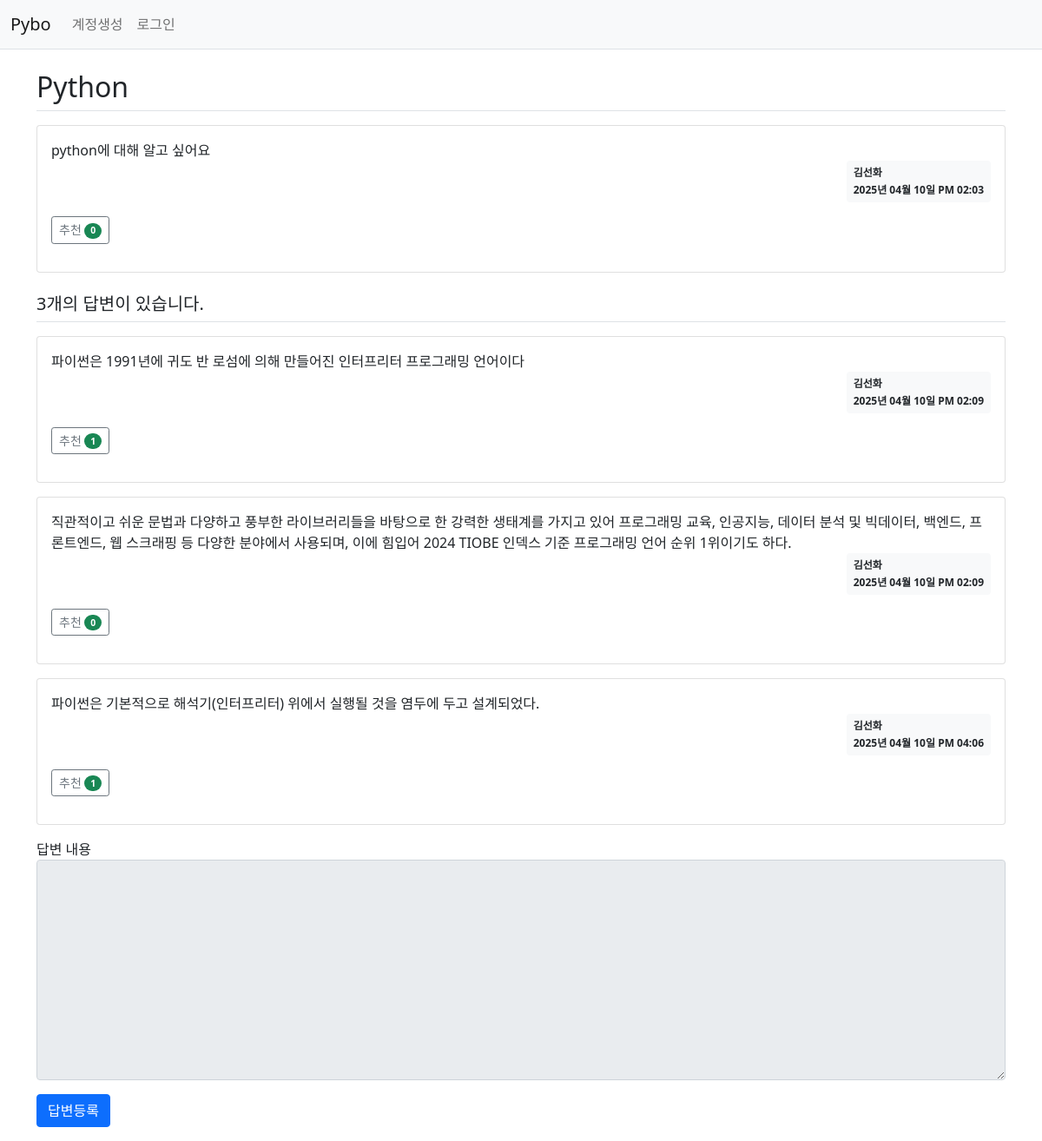
Screenshot of /question/detail/2/ with the database file from the repository.
### pybo/models.py (models this page shows)
class Question(db.Model):
    id = db.Column(db.Integer, primary_key=True)
    subject = db.Column(db.String(200), nullable=False)
    content = db.Column(db.Text(), nullable=False)
    create_date = db.Column(db.DateTime(), nullable=False)
    user_id = db.Column(db.Integer, db.ForeignKey('user.id', ondelete='CASCADE'), nullable=False)
    user = db.relationship('User', backref=db.backref('question_set'))
    modify_date = db.Column(db.DateTime(), nullable=True)
    voter = db.relationship('User', secondary=question_voter, backref=db.backref('question_voter_set'))

class User(db.Model):
    id = db.Column(db.Integer, primary_key=True)
    username = db.Column(db.String(150), unique=True, nullable=False)
    password = db.Column(db.String(200), nullable=False)
    email = db.Column(db.String(120), unique=True, nullable=False)

class Answer(db.Model):
    id = db.Column(db.Integer, primary_key=True)
    question_id = db.Column(db.Integer, db.ForeignKey('question.id', ondelete='CASCADE'))
    question = db.relationship('Question', backref=db.backref('answer_set'))
    content = db.Column(db.Text(), nullable=False)
    create_date = db.Column(db.DateTime(), nullable=False)
    user_id = db.Column(db.Integer, db.ForeignKey('user.id', ondelete='CASCADE'), nullable=False)
    user = db.relationship('User', backref=db.backref('answer_set'))
    modify_date = db.Column(db.DateTime(), nullable=True)
    voter = db.relationship('User', secondary=answer_voter, backref=db.backref('answer_voter_set'))

### pybo/views/question_views.py (the view)
@bp.route('/detail/<int:question_id>/')
def detail(question_id):
    form = AnswerForm()
    question = Question.query.get_or_404(question_id)
    return render_template('question/question_detail.html', question=question, form=form)

### pybo/forms.py
class AnswerForm(FlaskForm):
    content = TextAreaField('답변 내용', validators=[DataRequired('답변 내용은 필수입력 항목입니다.')])

### pybo/filter.py (called while the page is built)
def format_datetime(value, fmt='%Y년 %m월 %d일 %p %I:%M'):
    return value.strftime(fmt)

### pybo/views/auth_views.py (called while the page is built)
@bp.before_app_request
def load_logged_in_user():
    user_id = session.get('user_id')
    if user_id is None:
        g.user = None
    else:
        g.user = User.query.get(user_id)

### pybo/templates/question/question_detail.html (shortened to what this page needs)
{% extends 'base.html' %}
{% block content %}
<div class="container my-3">
    <h2 class="border-bottom py-2">{{ question.subject }}</h2>
    <div class="card my-3">
        <div class="card-body">
            <div class="card-text" style="white-space: pre-line;">{{ question.content }}</div>
            <div class="d-flex justify-content-end">
                <div class="badge bg-light text-dark p-2 text-start">
                    <div class="mb-2">{{ question.user.username }}</div>
                    <div>{{ question.create_date|datetime }}</div>
                </div>
            </div>
            <div class="my-3">
                <a href="javascript:void(0)" data-uri="{{ url_for('question.vote', question_id=question.id) }}"
                class="recommend btn btn-sm btn-outline-secondary"> 추천
                 <span class="badge rounded-pill bg-success">{{ question.voter|length }}</span>
                </a>
            </div>
        </div>
    </div>
    <h5 class="border-bottom my-3 py-2">{{ question.answer_set|length }}개의 답변이 있습니다.</h5>
    {% for answer in question.answer_set %}
    <div class="card my-3">
        <div class="card-body">
            <div class="card-text" style="white-space: pre-line;">{{ answer.content }}</div>
            <div class="d-flex justify-content-end">
                <div class="badge bg-light text-dark p-2 text-start">
                    <div class="mb-2">{{ answer.user.username }}</div>
                    <div>{{ answer.create_date|datetime }}</div>
                </div>
            </div>
            <div class="my-3">
                <a href="javascript:void(0)" data-uri="{{ url_for('answer.vote', answer_id=answer.id) }}"
                    class="recommend btn btn-sm btn-outline-secondary"> 추천
                    <span class="badge rounded-pill bg-success">{{ answer.voter|length }}</span>
                </a>
            </div>
        </div>
    </div>
    {% endfor %}
    <form action="{{ url_for('answer.create', question_id=question.id) }}" method="post" class="my-3">
        <div class="mb-3">
            <label for="content">답변 내용</label>
            <textarea  {% if not g.user %}disabled{% endif %}
                name="content" id="content" class="form-control" rows="10"></textarea>
        </div>
        <input type="submit" value="답변등록" class="btn btn-primary">
    </form>
</div>
{% endblock %}

### rows the page displays
Question: subject "Python", content "python에 대해 알고 싶어요", create_date "2025년 04월 10일 PM 02:03"
User: user.username "김선화"
Answer: content "파이썬은 1991년에 귀도 반 로섬에 의해 만들어진 인터프리터 프로그래밍 언어이다", user.username "김선화", create_date "2025년 04월 10일 PM 02:09", voter|length "1"
Answer: content "직관적이고 쉬운 문법과 다양하고 풍부한 라이브러리들을 바탕으로 한 강력한 생태계를 가지고 있어 프로그래밍 교육, 인공지능, 데이터 분석 및 빅데이터, 백엔드, 프론트엔드, 웹 스크래핑 등 다양한 분야에서 사용되며, 이에 힘입어 2024 TIOBE 인덱스 기준 프로그래밍 언어 순위 1위이기도 하다.", user.username "김선화", create_date "2025년 04월 10일 PM 02:09", voter|length "0"
Answer: content "파이썬은 기본적으로 해석기(인터프리터) 위에서 실행될 것을 염두에 두고 설계되었다.", user.username "김선화", create_date "2025년 04월 10일 PM 04:06", voter|length "1"

### other values shown
{{ question.voter|length }} "0"
{{ question.answer_set|length }} "3"
